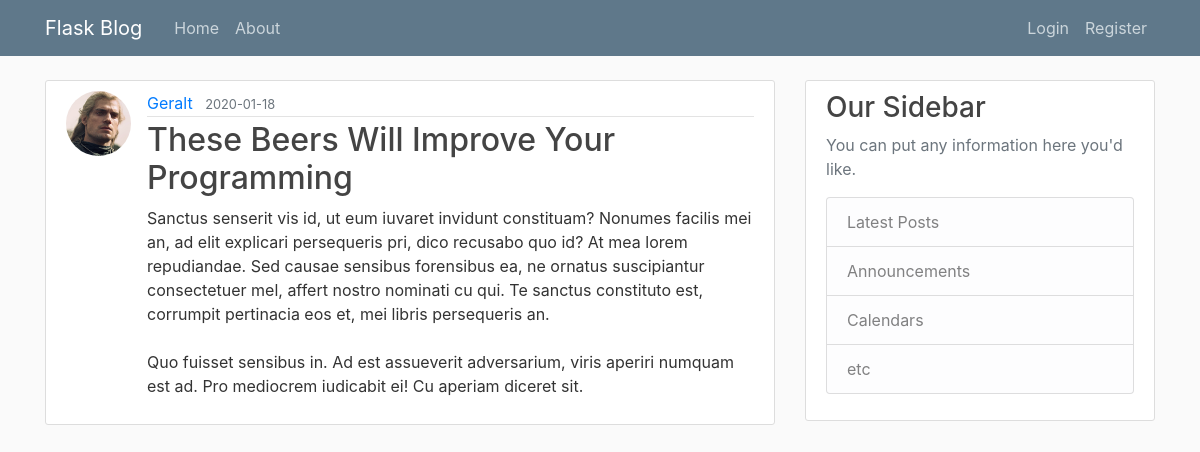
Screenshot of /post/8 with the database file from the repository.
### flaskblog/models.py (models this page shows, shortened)
class User(db.Model, UserMixin):
	id = db.Column(db.Integer, primary_key=True)
	username = db.Column(db.String(20), unique=True, nullable=False)
	email = db.Column(db.String(120), unique=True, nullable=False)
	image_file = db.Column(db.String(20), nullable=False, default='default.jpg')
	password = db.Column(db.String(60), nullable=False)
	posts = db.relationship('Post', backref='author', lazy=True)

class Post(db.Model):
	id = db.Column(db.Integer, primary_key=True)
	title = db.Column(db.String(100), nullable=False)
	date_posted = db.Column(db.DateTime, nullable=False, default=datetime.utcnow) #always use UTC times in databases for consistency
	content = db.Column(db.Text, nullable=False)
	user_id = db.Column(db.Integer, db.ForeignKey('user.id'), nullable=False)

### flaskblog/routes.py (the view)
@app.route("/post/<int:post_id>")
def post(post_id):
	post = Post.query.get_or_404(post_id)
	return render_template('post.html', title=post.title, post=post)

### flaskblog/templates/post.html (shortened to what this page needs)
{% extends "layout.html" %}
{% block content %}
	<article class="media content-section">
		<img class="rounded-circle article-img" src="{{ url_for('static', filename='profile_pics/' + post.author.image_file) }}">
		<div class="media-body">
			<div class="article-metadata">
				<a class="mr-2" href="{{ url_for('user_posts', username=post.author.username) }}">{{ post.author.username }}</a>
				<small class="text-muted">{{ post.date_posted.strftime('%Y-%m-%d') }}</small>
			</div>
			<h2 class="article-title">{{ post.title }}</h2>
			<p class="article-content">{{ post.content }}</p>
		</div>
	</article>
{% endblock content %}

### flaskblog/static/main.css (style rules this page uses)
body { background: #fafafa; color: #333333; margin-top: 5rem; }
h1, h2, h3, h4, h5, h6 { color: #444444; }
.content-section { background: #ffffff; padding: 10px 20px; border: 1px solid #dddddd; border-radius: 3px; margin-bottom: 20px; }
.article-title { color: #444444; }
.article-content { white-space: pre-line; }
.article-img { height: 65px; width: 65px; margin-right: 16px; }
.article-metadata { padding-bottom: 1px; margin-bottom: 4px; border-bottom: 1px solid #e3e3e3 }

### rows the page displays
User: image_file (picture), author.username "Geralt"
Post: date_posted "2020-01-18", title "These Beers Will Improve Your Programming", content "Sanctus senserit vis id, ut eum iuvaret invidunt constituam? Nonumes facilis mei an, ad elit explicari persequeris pri, dico recusabo quo id? At mea lorem repudiandae. Sed causae sensibus forensibus ea, ne ornatus suscipiantur consectetuer mel, affert nostro nominati cu qui. Te sanctus constituto est, corrumpit pertinacia eos et, mei libris persequeris an. Quo fuisset sensibus in. Ad est assueverit adversarium, viris aperiri numquam est ad. Pro mediocrem iudicabit ei! Cu aperiam diceret sit."
